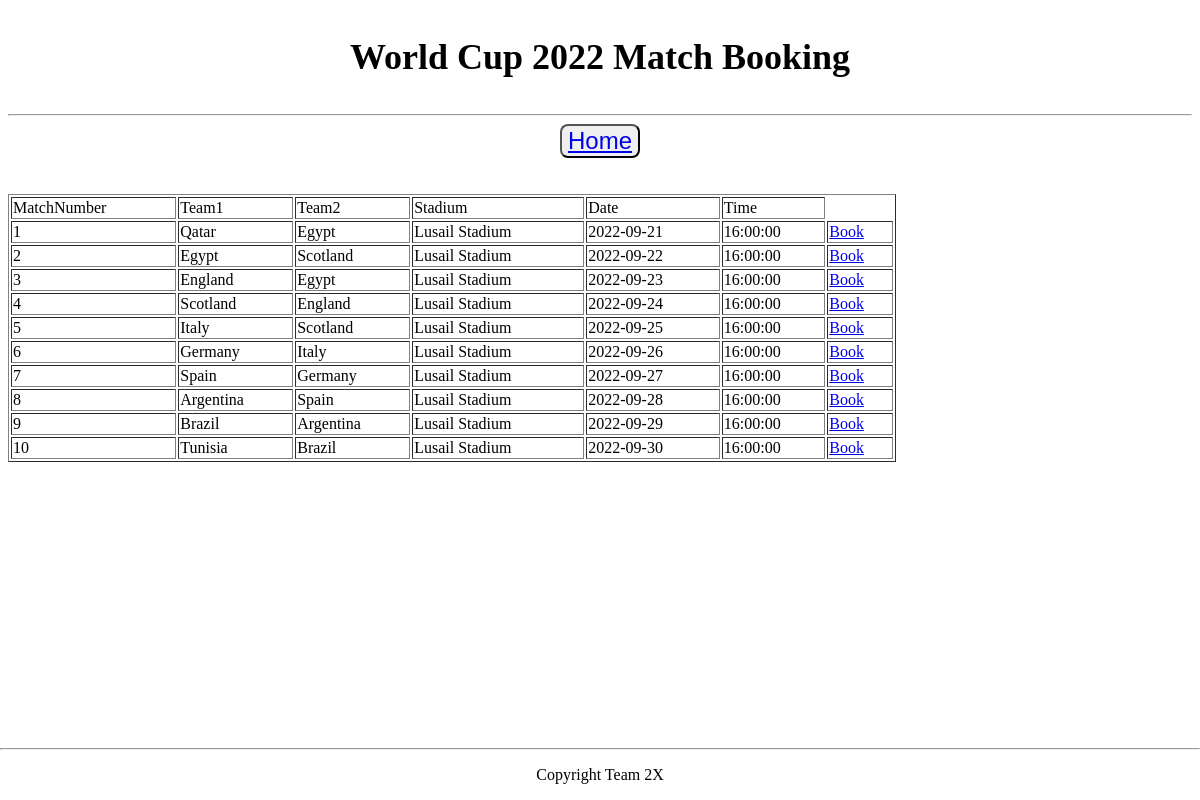
Page /match_booking.php on the committed database.
### tables this page shows
CREATE TABLE FOOTBALL_MATCH
(
  KickOffDate DATE NOT NULL,  
  KickOffTime TIME NOT NULL,  
  MatchNumber INT NOT NULL,
  Team1 VARCHAR(255) NOT NULL,
  Team2 VARCHAR(255) NOT NULL,
  StadiumName VARCHAR(255) NOT NULL,
  PRIMARY KEY (MatchNumber),
  FOREIGN KEY (StadiumName) REFERENCES STADIUM(StadiumName) on update cascade on delete cascade,
  CHECK (MatchNumber >= 1 AND MatchNumber <= 65)  
);

### match_booking.php (the view, shortened to what this page needs)
<!DOCTYPE html>
<html>
<head>
</head>
<body>
<p style="text-align: center; font-size: 36px;"> <b>World Cup 2022 Match Booking</b> </p>
<hr>
<div class="center">
    <button class="buttons"><a href="home.html">Home</a></button>
    <br>
    <br>
    <br>
</div>
</body>
<?php
$servername = "dbproject5.org";
$username = "Team2X_customer";
$password = "Team2X_customer";
$dbname = "Team2X_Project";
$conn = new mysqli($servername, $username, $password, $dbname);
$sql = "SELECT MatchNumber, Team1, Team2, StadiumName, KickOffDate, KickOffTime FROM FOOTBALL_MATCH";
$result = $conn->query($sql);
if ($result->num_rows > 0) {
  echo "<table width=75% border='1'><tr><td>MatchNumber</td>
                   <td>Team1</td>
                   <td>Team2</td>
                   <td>Stadium</td>
                   <td>Date</td>
                   <td>Time</td></tr>";
  while($row = $result->fetch_assoc()) {
    echo "<tr><td>" . $row["MatchNumber"] . "</td>" .
         "<td>".$row["Team1"] . "</td>" .
         "<td>".$row["Team2"] . "</td>" .
         "<td>".$row["StadiumName"] . "</td>" .
         "<td>".$row["KickOffDate"] . "</td>" .
         "<td>".$row["KickOffTime"] . "</td>" .
         "<td><a href='seat_booking.php?matchnum=" . $row["MatchNumber"] . "'style='display:block;'>Book</a></td>" . "</td></tr>";
  }
  echo "</table>";
} else {
  echo "There are no matches currently.";
}
?>
<footer class="footer">
    <hr>
    <p>Copyright Team 2X</p>
</footer>
</html>

### match_booking.php (style rules this page uses)
.footer { position: fixed; left: 0; bottom: 0; width: 100%; text-align: center; }
.buttons { color: white; font-size: 24px; border-radius: 8px; }
.center { text-align: center; }

### rows in the picture
football_match: MatchNumber "1", Team1 "Qatar", Team2 "Egypt", StadiumName "Lusail Stadium", KickOffDate "2022-09-21", KickOffTime "16:00:00"
football_match: MatchNumber "2", Team1 "Egypt", Team2 "Scotland", StadiumName "Lusail Stadium", KickOffDate "2022-09-22", KickOffTime "16:00:00"
football_match: MatchNumber "3", Team1 "England", Team2 "Egypt", StadiumName "Lusail Stadium", KickOffDate "2022-09-23", KickOffTime "16:00:00"
football_match: MatchNumber "4", Team1 "Scotland", Team2 "England", StadiumName "Lusail Stadium", KickOffDate "2022-09-24", KickOffTime "16:00:00"
football_match: MatchNumber "5", Team1 "Italy", Team2 "Scotland", StadiumName "Lusail Stadium", KickOffDate "2022-09-25", KickOffTime "16:00:00"
football_match: MatchNumber "6", Team1 "Germany", Team2 "Italy", StadiumName "Lusail Stadium", KickOffDate "2022-09-26", KickOffTime "16:00:00"
football_match: MatchNumber "7", Team1 "Spain", Team2 "Germany", StadiumName "Lusail Stadium", KickOffDate "2022-09-27", KickOffTime "16:00:00"
football_match: MatchNumber "8", Team1 "Argentina", Team2 "Spain", StadiumName "Lusail Stadium", KickOffDate "2022-09-28", KickOffTime "16:00:00"
football_match: MatchNumber "9", Team1 "Brazil", Team2 "Argentina", StadiumName "Lusail Stadium", KickOffDate "2022-09-29", KickOffTime "16:00:00"
football_match: MatchNumber "10", Team1 "Tunisia", Team2 "Brazil", StadiumName "Lusail Stadium", KickOffDate "2022-09-30", KickOffTime "16:00:00"
